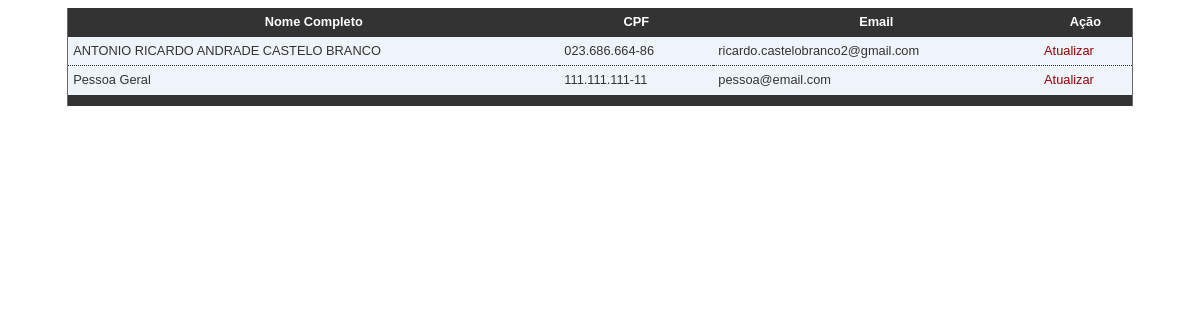
Page /src/Module/Pessoa/view/index.php on the committed database.
### tables this page shows
CREATE TABLE `pessoa` (
  `cpf` varchar(11) NOT NULL,
  `email` text,
  `nome_pessoa` text,
  `senha` text,
  `id_perfil` int(11) DEFAULT NULL,
  PRIMARY KEY (`cpf`),
  KEY `id_perfil` (`id_perfil`),
  CONSTRAINT `pessoa_ibfk_1` FOREIGN KEY (`id_perfil`) REFERENCES `perfil` (`id_perfil`)
);

### src/Module/Pessoa/Model/PessoaTabela.php (called while the page is built, shortened)
<?php
class PessoaTabela implements \CasteloBranco\Canil\Interfaces\ITabela{
    public static function getInstancia() {
        $ds = new \CasteloBranco\Canil\Data\ClientDataSet();
        return $ds->setTable("pessoa");
    }
    public static function findAll() {
        $ds = self::getInstancia();
        $table = $ds->mountTable();
        return $ds->getTable($table);
    }
}

### src/Data/ClientDataSet.php (called while the page is built, shortened)
<?php
class ClientDataSet {
    private $table;
    public function mountTable(){
        $table = new Table\SelectData($this->table);
        return $table;
    }
    public function getTable(Table\SelectData $table){
        return $table->table();
    }
    public function setTable($table) {
        $this->table = $table;
        return $this;
    }
}

### src/Data/Table/SelectData.php (called while the page is built, shortened)
<?php
class SelectData extends DataSet{
    private $table;
    private $join = array();
    private $order = array();
    private $group = array();
    private $where = array();
    private $having = array();
    private $limit = array();
    public function __construct($tblName) {
        $this->table = $tblName;
    }
    public function getComando() {
        $cmd = "SELECT ".substr($this->getCols(),0,-1)." FROM $this->table".$this->space($this->join);
        $cmd .= $this->getJoin().$this->space($this->where);
        $cmd .= $this->getWhere().$this->space($this->group);
        $cmd .= substr($this->getGroup(),0,-1).$this->space($this->having);
        $cmd .= $this->getHaving().$this->space($this->order);
        $cmd .= substr($this->getOrder(),0,-1).$this->space($this->limit);
        $cmd .= substr($this->getLimit(),0,-1).";";
        return $cmd;
    }
    private function getCols(){
        $cols = NULL;
        $cols .= $this->getConcat();
        return "* ";
    }
    private function getConcat(){
        $concat = NULL;
        return $concat;
    }
    private function getJoin(){
        $join = NULL;
        return $join;
    }
     private function getOrder(){
        $order = NULL;
        return $order;
    }
    private function getGroup(){
        $group = NULL;
        return $group;
    }
    private function getHaving(){
        $having = NULL;
        return $having;
    }
    private function getWhere(){
        $where = NULL;
        return $where;
    }
    private function getLimit(){
        $limit = NULL;
        return $limit;
    }
    private function space(array $var){
        return NULL;
    }
    public function table($sql = NULL) {
        $sql .= $this->getComando();
        return parent::table($sql);
    }
}

### src/Data/DataSet.php (called while the page is built, shortened)
<?php
class DataSet {
    private function init($sql){
        try{
            $con = Conexao::getConection();
            $stmt = $con->prepare($sql);
            $stmt->execute();
            return $stmt;
        } catch (\PDOException $ex) {
            throw $ex;
        }
    }
    public function table($sql){
        $table = $this->init($sql);
        return $table->fetchAll(\PDO::FETCH_OBJ);
    }
}

### src/Module/Pessoa/Controller/PessoaController.php (called while the page is built, shortened)
<?php
class PessoaController implements IController{
    public function indexAction() {
        $pessoas = \CasteloBranco\Canil\Module\Pessoa\Model\PessoaTabela::findAll();
        return array(
            "pessoas" => $pessoas,
        );
    }
    public function geraCpf($str){
        $cpf = str_split($str,3);
        return $cpf[0].".".$cpf[1].".".$cpf[2]."-".$cpf[3];
    }
}

### src/Module/Pessoa/view/index.php (the view, shortened to what this page needs)
<!DOCTYPE html>
<html>
    <head>
        <link href="../../../public/css/principal.css" type="text/css" rel="stylesheet">
        <?php
            $ctrl = new \CasteloBranco\Canil\Module\Pessoa\Controller\PessoaController();
            $dados = $ctrl->indexAction();
        ?>
    </head>
    <body>
        <table class="sortable">
            <thead>
                <tr>
                    <th>Nome Completo</th><th>CPF</th><th>Email</th><th>Ação</th>
                </tr>
            </thead>
            <tbody>
                <?php foreach($dados['pessoas'] as $row): ?>
                <tr>
                    <td><?php echo $row->nome_pessoa; ?></td>
                    <td><?php echo $ctrl->geraCpf($row->cpf); ?></td>
                    <td><?php echo $row->email; ?></td>
                    <td><a href="edit.php?cpf=<?php echo $row->cpf;?>">Atualizar</a></td>
                </tr>
                <?php endforeach;?>
            </tbody>
            <tfoot>
                <tr>
                    <td colspan="4"></td>
                </tr>
            </tfoot>
        </table>
    </body>
</html>

### src/public/css/principal.css (style rules this page uses)
* { box-sizing:border-box; }
html { font:14/1.4 Sans-Serif; }
table { border-collapse:collapse; background:#EFF4FB; border-left:1px solid #686868; border-right:1px solid #686868;font:0.8em/145% 'Trebuchet MS',helvetica,arial,verdana; color: #333; margin:0 5% 0 5%; width:90%; }
td, th { padding:5px; }
table a { color:#950000; text-decoration:none; }
thead th, tfoot th, tfoot td { background:#333;color:#fff; cursor: default; }
tfoot td { text-align:right }
tbody th, tbody td { border-bottom: dotted 1px #333; }

### rows in the picture
pessoa: nome_pessoa "ANTONIO RICARDO ANDRADE CASTELO BRANCO", cpf "023.686.664-86", email "ricardo.castelobranco2@gmail.com"
pessoa: nome_pessoa "Pessoa Geral", cpf "111.111.111-11", email "pessoa@email.com"
